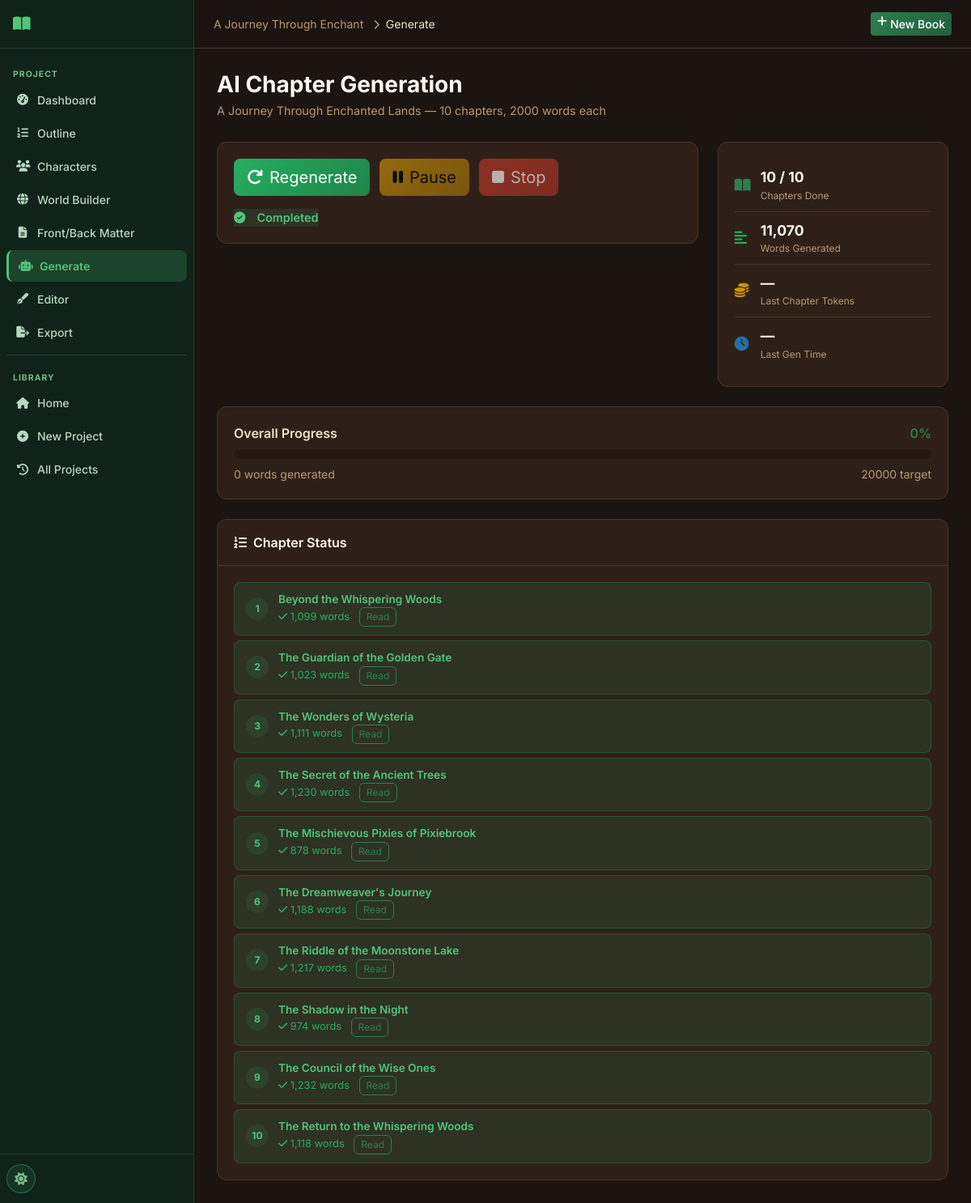
/project/10/generate, run on the app's committed database.
### tables this page shows
CREATE TABLE projects (
    id INTEGER PRIMARY KEY AUTOINCREMENT,
    title TEXT NOT NULL,
    subtitle TEXT DEFAULT '',
    genre TEXT DEFAULT 'Fantasy',
    audience TEXT DEFAULT 'Adult',
    description TEXT DEFAULT '',
    language TEXT DEFAULT 'English',
    story_type TEXT DEFAULT 'Novel',
    writing_style TEXT DEFAULT 'Descriptive',
    point_of_view TEXT DEFAULT 'Third Person Limited',
    tense TEXT DEFAULT 'Past',
    tone TEXT DEFAULT 'Adventurous',
    num_chapters INTEGER DEFAULT 10,
    words_per_chapter INTEGER DEFAULT 2000,
    creativity_level TEXT DEFAULT 'balanced',
    temperature REAL DEFAULT 0.7,
    top_p REAL DEFAULT 0.9,
    max_tokens INTEGER DEFAULT 4096,
    status TEXT DEFAULT 'draft',
    current_chapter INTEGER DEFAULT 0,
    total_words INTEGER DEFAULT 0,
    cover_prompt TEXT DEFAULT '',
    include_images INTEGER DEFAULT 0,
    images_per_chapter INTEGER DEFAULT 1,
    image_style TEXT DEFAULT 'Realistic',
    created_at TIMESTAMP DEFAULT CURRENT_TIMESTAMP,
    updated_at TIMESTAMP DEFAULT CURRENT_TIMESTAMP
);

CREATE TABLE outline (
    id INTEGER PRIMARY KEY AUTOINCREMENT,
    project_id INTEGER NOT NULL,
    chapter_number INTEGER NOT NULL,
    chapter_title TEXT DEFAULT '',
    summary TEXT DEFAULT '',
    target_word_count INTEGER DEFAULT 2000,
    order_index INTEGER DEFAULT 0,
    FOREIGN KEY (project_id) REFERENCES projects(id) ON DELETE CASCADE
);

CREATE TABLE chapters (
    id INTEGER PRIMARY KEY AUTOINCREMENT,
    project_id INTEGER NOT NULL,
    chapter_number INTEGER NOT NULL,
    chapter_title TEXT DEFAULT '',
    content TEXT DEFAULT '',
    word_count INTEGER DEFAULT 0,
    summary TEXT DEFAULT '',
    status TEXT DEFAULT 'pending',
    important_events TEXT DEFAULT '',
    characters_introduced TEXT DEFAULT '',
    character_changes TEXT DEFAULT '',
    locations TEXT DEFAULT '',
    timeline_updates TEXT DEFAULT '',
    unresolved_plot_points TEXT DEFAULT '',
    created_at TIMESTAMP DEFAULT CURRENT_TIMESTAMP,
    updated_at TIMESTAMP DEFAULT CURRENT_TIMESTAMP,
    FOREIGN KEY (project_id) REFERENCES projects(id) ON DELETE CASCADE
);

### routes/chapters.py (the view)
@bp.route('/project/<int:project_id>/generate')
def generation_page(project_id):
    db = get_db()
    project = db.execute('SELECT * FROM projects WHERE id=?', (project_id,)).fetchone()
    if not project:
        return redirect(url_for('main.history'))
    outline = db.execute(
        'SELECT * FROM outline WHERE project_id=? ORDER BY order_index', (project_id,)
    ).fetchall()
    chapters = db.execute(
        'SELECT * FROM chapters WHERE project_id=? ORDER BY chapter_number', (project_id,)
    ).fetchall()
    groq_configured = bool(get_setting(db, 'groq_api_key'))
    return render_template('generation.html', project=project, outline=outline,
                           chapters=chapters, groq_configured=groq_configured)

### database/__init__.py (called while the page is built)
def get_db():
    if 'db' not in g:
        db_path = current_app.config['DATABASE']
        os.makedirs(os.path.dirname(db_path), exist_ok=True)
        g.db = sqlite3.connect(db_path)
        g.db.row_factory = sqlite3.Row
        g.db.execute('PRAGMA foreign_keys = ON')
        g.db.execute('PRAGMA journal_mode = WAL')
    return g.db

### utils/helpers.py (called while the page is built)
def get_setting(db, key, default=''):
    row = db.execute('SELECT value FROM settings WHERE key = ?', (key,)).fetchone()
    return row['value'] if row else default

### templates/generation.html (shortened to what this page needs)
{% extends "base.html" %}
{% block breadcrumb %}
<a href="{{ url_for('projects.project_detail', project_id=project.id) }}" class="text-muted text-decoration-none">{{ project.title[:25] }}</a>
<i class="fas fa-chevron-right mx-2 text-muted small"></i>Generate
{% endblock %}
{% block content %}
<div class="page-header">
  <div>
    <h1 class="page-title">AI Chapter Generation</h1>
    <p class="page-subtitle">{{ project.title }} — {{ project.num_chapters }} chapters, {{ project.words_per_chapter }} words each</p>
  </div>
</div>
<div class="row g-4 mb-4">
  <div class="col-lg-8">
    <div class="card generation-control-card">
      <div class="card-body">
        <div class="gen-controls">
          <button id="btnStart" class="btn btn-success btn-lg"
                  {% if not groq_configured or not outline or project.status in ['generating'] %}disabled{% endif %}>
          </button>
          <button id="btnPause" class="btn btn-warning btn-lg"
                  onclick="pauseGeneration()"
                  {% if project.status not in ['generating'] %}disabled{% endif %}>
            <i class="fas fa-pause me-2"></i>Pause
          </button>
          <button id="btnStop" class="btn btn-danger btn-lg"
                  onclick="stopGeneration()"
                  {% if project.status not in ['generating','pausing'] %}disabled{% endif %}>
            <i class="fas fa-stop me-2"></i>Stop
          </button>
        </div>
        <div id="genStatus" class="gen-status-bar mt-3">
          <span id="statusText" class="status-label status-{{ project.status }}">
            {% if project.status == 'generating' %}<i class="fas fa-spinner fa-spin me-2"></i>Generating…
            {% elif project.status == 'paused' %}<i class="fas fa-pause-circle me-2"></i>Paused
            {% elif project.status == 'completed' %}<i class="fas fa-check-circle me-2"></i>Completed
            {% else %}<i class="fas fa-circle me-2"></i>Ready{% endif %}
          </span>
        </div>
      </div>
    </div>
  </div>
  <div class="col-lg-4">
    <div class="card stat-panel">
      <div class="card-body">
        <div class="live-stat">
          <i class="fas fa-book-open text-primary"></i>
          <div>
            <div class="live-stat-value" id="statChapters">
              {{ chapters | selectattr('status', 'equalto', 'generated') | list | length }} / {{ project.num_chapters }}
            </div>
            <div class="live-stat-label">Chapters Done</div>
          </div>
        </div>
        <div class="live-stat">
          <i class="fas fa-align-left text-success"></i>
          <div>
            <div class="live-stat-value" id="statWords">
              {{ '{:,}'.format(chapters | map(attribute='word_count') | sum) }}
            </div>
            <div class="live-stat-label">Words Generated</div>
          </div>
        </div>
        <div class="live-stat">
          <i class="fas fa-coins text-warning"></i>
          <div>
            <div class="live-stat-value" id="statTokens">—</div>
            <div class="live-stat-label">Last Chapter Tokens</div>
          </div>
        </div>
        <div class="live-stat">
          <i class="fas fa-clock text-info"></i>
          <div>
            <div class="live-stat-value" id="statTime">—</div>
            <div class="live-stat-label">Last Gen Time</div>
          </div>
        </div>
      </div>
    </div>
  </div>
</div>
<div class="card mb-4">
  <div class="card-body">
    <div class="d-flex justify-content-between mb-2">
      <span class="fw-600">Overall Progress</span>
      <span id="progressPct" class="fw-600 text-primary">0%</span>
    </div>
    <div class="progress mb-2" style="height:12px">
    </div>
    <div class="d-flex justify-content-between">
      <small class="text-muted"><span id="wordsGenerated">0</span> words generated</small>
      <small class="text-muted"><span id="wordsTarget">{{ project.num_chapters * project.words_per_chapter }}</span> target</small>
    </div>
  </div>
</div>
<div class="card">
  <div class="card-header"><i class="fas fa-list-ol me-2"></i>Chapter Status</div>
  <div class="card-body">
    <div id="chapterGrid" class="chapter-progress-grid">
      {% set generated_nums = chapters | map(attribute='chapter_number') | list %}
      {% for ch in outline %}
      {% set gen_ch = chapters | selectattr('chapter_number', 'equalto', ch.chapter_number) | first | default(None) %}
      <div class="chapter-progress-item {% if gen_ch %}status-{{ gen_ch.status }}{% else %}status-pending{% endif %}"
           id="ch-{{ ch.chapter_number }}" data-chapter="{{ ch.chapter_number }}">
        <div class="cp-num">{{ ch.chapter_number }}</div>
        <div class="cp-info">
          <div class="cp-title">{{ ch.chapter_title[:40] }}{% if ch.chapter_title|length > 40 %}…{% endif %}</div>
          <div class="cp-status">
            {% if gen_ch and gen_ch.status == 'generated' %}
            <span class="text-success"><i class="fas fa-check"></i> {{ '{:,}'.format(gen_ch.word_count) }} words</span>
            <a href="{{ url_for('chapters.chapter_view', project_id=project.id, chapter_id=gen_ch.id) }}" class="btn btn-xs btn-outline-primary ms-2">Read</a>
            {% elif gen_ch and gen_ch.status == 'generating' %}
            <span class="text-primary"><i class="fas fa-spinner fa-spin"></i> Generating…</span>
            {% endif %}
          </div>
        </div>
      </div>
      {% endfor %}
    </div>
  </div>
</div>
{% endblock %}

### data on the page
projects: title "A Journey Through Enchant", title "A Journey Through Enchanted Lands", num_chapters "10", words_per_chapter "2000", project.num_chapters*project.words_per_chapter "20000"
outline: chapter_number "1", chapter_title "Beyond the Whispering Woods"
chapters: word_count "1,099"
outline: chapter_number "2", chapter_title "The Guardian of the Golden Gate"
chapters: word_count "1,023"
outline: chapter_number "3", chapter_title "The Wonders of Wysteria"
chapters: word_count "1,111"
outline: chapter_number "4", chapter_title "The Secret of the Ancient Trees"
chapters: word_count "1,230"
outline: chapter_number "5", chapter_title "The Mischievous Pixies of Pixiebrook"
chapters: word_count "878"
outline: chapter_number "6", chapter_title "The Dreamweaver's Journey"
chapters: word_count "1,188"
outline: chapter_number "7", chapter_title "The Riddle of the Moonstone Lake"
chapters: word_count "1,217"
outline: chapter_number "8", chapter_title "The Shadow in the Night"
chapters: word_count "974"
outline: chapter_number "9", chapter_title "The Council of the Wise Ones"
chapters: word_count "1,232"
outline: chapter_number "10", chapter_title "The Return to the Whispering Woods"
chapters: word_count "1,118"

### other printed values
{{ '{:,}'.format(chapters | map(attribute='word_count') | sum) }} "11,070"
